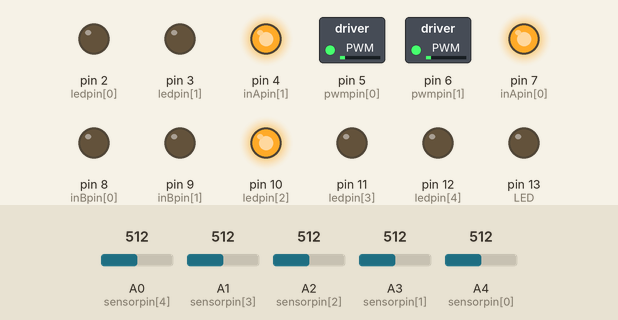
A sketch run on a simulated Arduino Leonardo, built for the host (arithmetic inside an expression is 32-bit, double 64-bit). Shown: switched loads named in the sketch (green lamp = pin HIGH), output pins drawn as LEDs (lit = HIGH). Inputs (shaded band) come from the test bench; at power-on: A1 (sensorpin[3]) = 512, A2 (sensorpin[2]) = 512, A3 (sensorpin[1]) = 512, A0 (sensorpin[4]) = 512, A4 (sensorpin[0]) = 512. What the sketch prints to the serial monitor is not drawn.

Above: at 6.2 s.
6.3 s: A1 (sensorpin[3]) set to 716
At 7.5 s:
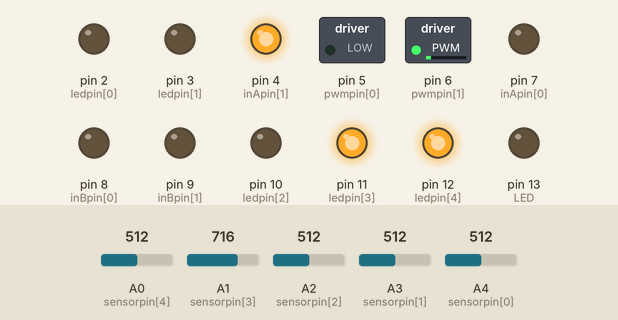
7.8 s: A2 (sensorpin[2]) set to 706
9.3 s: A2 (sensorpin[2]) set to 733
At 10.0 s:
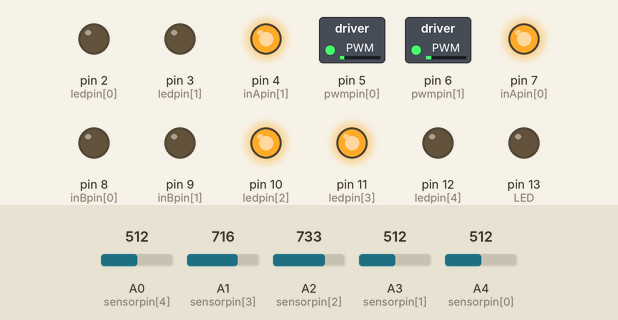
10.8 s: A3 (sensorpin[1]) set to 992
At 11.1 s:
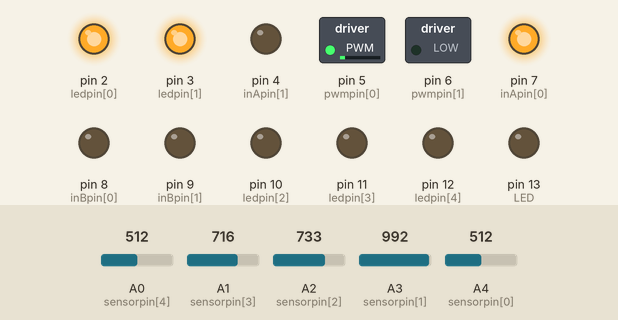
12.3 s: A1 (sensorpin[3]) set to 992
At 13.4 s:
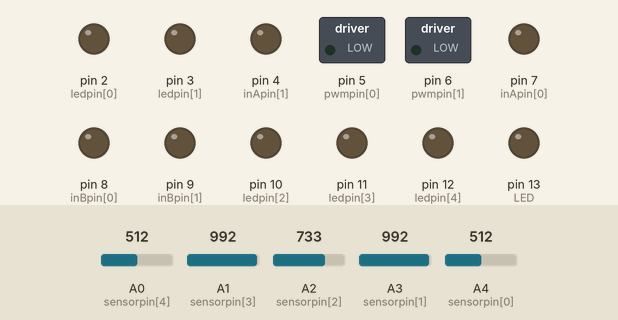
13.8 s: A1 (sensorpin[3]) set to 306
At 14.5 s:
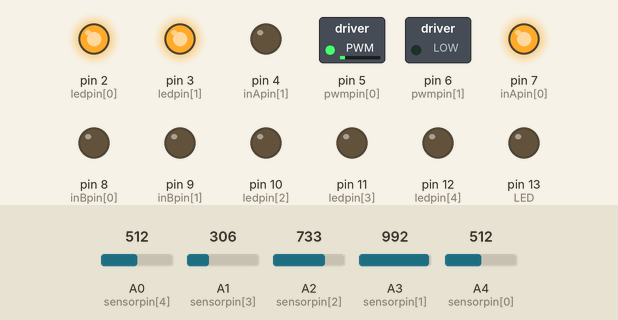
Timing chart, 0 to 16.3 s (numbered marks = the images above; inputs shaded):
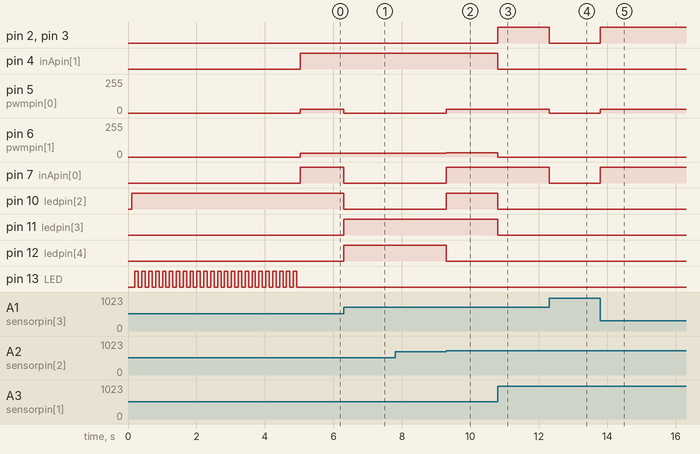

The sketch:

robot_utf8.ino
```cpp
/*
CODEPAGE WIN-1251
Робот, движущийся по линии
Arduino MEGA2560-UNO & MotorMonster shield
(c) sslobodyan@ya.ru for Mihaletto
2017
*/

#define VERSION 0.19
//#define TEST_DRIVE  // раскомментировать эту строку для включения тестдрайва
//#define DEBUG_DELTA // раскомментировать эту строку для отладки подруливания на прямой

#define SERIAL_DEBUG	// закоментировать для отключения вывода в сериал отладочной информации

// здесь менять (оставить либо закомментить) пока не будет правильно отрабатывать тестдрайв
#define LEVO_PRAVO // расположение моторов
#define VPERED_NAZAD // направление вращения моторов

#if defined(SERIAL_DEBUG) // включить вывод отладки в нужный сериал
	#if defined(__AVR_ATmega1280__) || defined(__AVR_ATmega2560__)
		#define  DPRINT(...) Serial1.print(__VA_ARGS__)  // на какой порт пойдет отладка команд для MEGA2560
		#define  DPRINTLN(...) Serial1.println(__VA_ARGS__)
		#define  DBEGIN(...) Serial1.begin(__VA_ARGS__)
	#else
		#define  DPRINT(...) Serial.print(__VA_ARGS__)  // на какой порт пойдет отладка команд для UNO
		#define  DPRINTLN(...) Serial.println(__VA_ARGS__)
		#define  DBEGIN(...) Serial.begin(__VA_ARGS__)
	#endif
#else // Отключаем вывод не нужной отладки в сериал
	#define  DPRINT(...) //
	#define  DPRINTLN(...) //
	#define  DBEGIN(...) //
#endif

#define LED 13

#define SPEED 30 // скорость движения от 1 до 255, 0-всегда стоим
#define PERCENT_SPEED 12 // на сколько максимально процентов ускорять/подтормаживать колесо при движении вперед для подруливания
#define KOEF_DELTA 0.1f // надо подобрать по факту
#define TIME_CROSS_LED 500 // милисекунд горения светодиода найденного перекрестка
#define START_TIME 50 // 5 секунд (по 0.1сек) на установку робота на линию после включения

/* режимы движения робота */
#define FORWARD 0
#define TURN_LEFT 1
#define TURN_RIGHT 2
#define STOP 3
#define Backward 4

#define BRAKEVCC 0
#define CW   1
#define CCW  2
#define BRAKEGND 3

#ifdef LEVO_PRAVO
	#define LEFT 1 // левый мотор
	#define RIGHT 0 // правый мотор
#else
	#define LEFT 0 // левый мотор
	#define RIGHT 1 // правый мотор
#endif

#define WHITE 0 // белое поле
#define BLACK 1 // черная линия

/* Определение подключения пинов моторшилда: сначала ЛЕВЫЙ, затем ПРАВЫЙ мотор */
int inApin[2] = {7, 4}; // INA: по часовой
int inBpin[2] = {8, 9}; // INB: против часовой
int pwmpin[2] = {5, 6}; // PWM: скорость

String line_state;
int Delta=0; // дифференциал скоростей колес. <0 доворот влево, >0 доворот вправо, 0=скорости одинаковые

#define SENSOR_CNT 5
#define CENTER 2 // центральный сенсор

int sensorpin[SENSOR_CNT] = {A4, A3, A2, A1, A0}; // датчики линии СЛЕВА НАПРАВО если смотреть на робота СВЕРХУ
int ledpin[SENSOR_CNT] = {2,3,10,11,12}; // светодиоды аналогично датчикам (0-А4, 1-А3 и т.д.)

bool sensor[5]; // логические уровни с датчиков
int analog[5]; // аналоговые уровни с датчиков

byte state; // текущий режим движения
byte test_mode;

int cross_cnt=0; // счетчик перекрестков
uint32_t time_cross=0; // время горения светодиода наличия перекрестка и "слепое время"
bool cross=false; // наехали на перекресток - центр на полосе и крайние боковые не менее 0.9 от центра

/* Прототипы функций */
void motorStop();
void motorLeft();
void motorRight();
void motorBackward();
void motorFORWARD();
void motor(uint8_t mtr, uint8_t mode, uint8_t spd);
void get_sensors();
void autopilote();
void show_state();
void test_on_cross();
void setPwmFrequency(int pin, int divisor);

///////////////////////////////////////////////////////////////////////

void setup()
{
    DBEGIN(115200);

#if defined(__AVR_ATmega1280__) || defined(__AVR_ATmega2560__)
    DPRINT("Robot MEGA2560  Version ");  DPRINTLN(VERSION);
#else
    DPRINT("Robot UNO  Version ");  DPRINTLN(VERSION);
#endif

  pinMode(LED, OUTPUT);
  digitalWrite(LED, LOW);

  // все управляющие на вывод
  for (int i=0; i<2; i++)
  {
    pinMode(inApin[i], OUTPUT);
    pinMode(inBpin[i], OUTPUT);
    pinMode(pwmpin[i], OUTPUT);
  }

  // все светодиоды на вывод и погасить
  for (int i=0; i<SENSOR_CNT; i++)
  {
    pinMode(ledpin[i], OUTPUT);
		digitalWrite(ledpin[i], WHITE);
		sensor[i] = WHITE;
  }

	// установим частоту ШИМ для выводов управления скоростью
	setPwmFrequency(pwmpin[0], 8);  // 16000000 / 256 / 2 / 8 = 3,9KHz
	setPwmFrequency(pwmpin[1], 8);  // стандартно стоит делитель 64 -> 490 Гц

  motorStop();
	show_state();

	DPRINT("Waiting ");
	for (byte i=0; i<START_TIME; i++) {
		delay(100);
	  DPRINT(".");
		get_sensors(); // показываем как датчики видят линию
		digitalWrite( LED, i%2 );
	}
	DPRINTLN(" Let's GO !!!");
	digitalWrite( LED, LOW );

}

void motorStop()
/*
  Остановка с блокированием к земле
*/
{
  motor(LEFT, BRAKEGND, 0);
  motor(RIGHT, BRAKEGND, 0);
  state = STOP;
	Delta = 0;
}

void motorFORWARD()
/*
  Двигаемся вперед
*/
{
  motor(LEFT, CW, SPEED+Delta);
  motor(RIGHT, CW, SPEED-Delta);
  state = FORWARD;
}

void motorBackward()
/*
  Двигаемся назад
*/
{
  motor(LEFT, CCW, SPEED);
  motor(RIGHT, CCW, SPEED);
  state = Backward;
	Delta = 0;
}

void motorLeft()
/*
  Поворачиваем влево
*/
{
  motor(LEFT, BRAKEGND, 0);
  motor(RIGHT, CW, SPEED);
  state = TURN_LEFT;
	Delta = 0;
}

void motorRight()
/*
  Поворачиваем направо
*/
{
  motor(LEFT, CW, SPEED);
  motor(RIGHT, BRAKEGND, 0);
  state = TURN_RIGHT;
	Delta = 0;
}


void motor(uint8_t mtr, uint8_t mode, uint8_t spd)
/* Управление отдельным мотором
 mtr: номер мотора
 mode: режим работы мотора
     BRAKEVCC:  стоп к питанию
     CW:        по часовой
     CCW:       против часовой
     BRAKEGND:  стоп к земле
 spd: скорость 0-255
*/
{
  if (mtr <= 1) {
    switch (mode) {
      case BRAKEVCC:
            digitalWrite(inApin[mtr], HIGH);
            digitalWrite(inBpin[mtr], HIGH);
            break;
      case CW:
						#ifdef VPERED_NAZAD
							digitalWrite(inApin[mtr], HIGH);
							digitalWrite(inBpin[mtr], LOW);
						#else
							digitalWrite(inApin[mtr], LOW);
							digitalWrite(inBpin[mtr], HIGH);
						#endif
            break;
      case CCW:
						#ifdef VPERED_NAZAD
							digitalWrite(inApin[mtr], LOW);
							digitalWrite(inBpin[mtr], HIGH);
						#else
							digitalWrite(inApin[mtr], HIGH);
							digitalWrite(inBpin[mtr], LOW);
						#endif
            break;
      case BRAKEGND:
            digitalWrite(inApin[mtr], LOW);
            digitalWrite(inBpin[mtr], LOW);
            break;
      default: ;
    }
  }
  analogWrite(pwmpin[mtr], spd);
}

void setPwmFrequency(int pin, int divisor) {
/* устанавливаем частоту ШИМ на нужном пине, указывая делитель 1,8,64,256,1024 */
  byte mode;
  if(pin == 5 || pin == 6 || pin == 9 || pin == 10) {
    switch(divisor) {
      case 1: mode = 0x01; break;
      case 8: mode = 0x02; break;
      case 64: mode = 0x03; break;
      case 256: mode = 0x04; break;
      case 1024: mode = 0x05; break;
      default: return;
    }
#if defined(__AVR_ATmega1280__) || defined(__AVR_ATmega2560__)
		switch (pin) {
			case 5: TCCR3B = TCCR3B & 0b11111000 | mode; break;
			case 6: TCCR4B = TCCR4B & 0b11111000 | mode; break;
			case 9: ;
			case 10: TCCR2B = TCCR2B & 0b11111000 | mode; break;
		}
#else
    if(pin == 5 || pin == 6) {
      TCCR0B = TCCR0B & 0b11111000 | mode;
    } else {
      TCCR1B = TCCR1B & 0b11111000 | mode;
    }
#endif
  } else if(pin == 3 || pin == 11) {
    switch(divisor) {
      case 1: mode = 0x01; break;
      case 8: mode = 0x02; break;
      case 32: mode = 0x03; break;
      case 64: mode = 0x04; break;
      case 128: mode = 0x05; break;
      case 256: mode = 0x06; break;
      case 1024: mode = 0x07; break;
      default: return;
    }
#if defined(__AVR_ATmega1280__) || defined(__AVR_ATmega2560__)
		switch (pin) {
			case 3: TCCR3B = TCCR3B & 0b11111000 | mode; break;
			case 11: TCCR1B = TCCR1B & 0b11111000 | mode; break;
		}
#else
		TCCR2B = TCCR2B & 0b11111000 | mode;
#endif
  }
}

void get_sensors()
/* что под датчиком - поле либо полоса */
{
  for (byte i=0; i<SENSOR_CNT; i++) {
    analog[i] = analogRead( sensorpin[i] );
		sensor[i] = WHITE; // выключаем все светодиоды
  }

	if ( (analog[CENTER] >= analog[CENTER-1]) && (analog[CENTER] >= analog[CENTER+1]) ) {
		// центральный видит темнее полосу чем первые боковые - идем по линии
		sensor[CENTER] = BLACK;
		test_on_cross();
	} else  { // линия резко свернула (центр увидел белое поле) - поворот показываем самыми крайними
		if ( analog[CENTER-1] > analog[CENTER+1] ) {
			// первый левый видит темнее полосу чем первый правый - отклонились влево
			sensor[CENTER-2] = BLACK;
		}
		if ( analog[CENTER-1] < analog[CENTER+1] ) {
			sensor[CENTER+2] = BLACK;
		}
	}

	if ( analog[CENTER-1] > analog[CENTER+1] ) {
		// первый левый видит темнее полосу чем первый правый - отклонились влево
		sensor[CENTER-1] = BLACK;
	}
	if ( analog[CENTER-1] < analog[CENTER+1] ) {
		// первый правый видит темнее полосу чем первый левый - отклонились вправо
		sensor[CENTER+1] = BLACK;
	}

  for (byte i=0; i<SENSOR_CNT; i++) {
		digitalWrite (ledpin[i], sensor[i]); // индицируем уровень с сенсора (светит - черная линия)
	}
}

void test_drive()
/* тест движения */
{
	delay(1000);
	test_mode = 1; // принудительно делаем правый поворот (вращается левое колесо, правое стоит)
	switch (test_mode) {
		case 0: motorFORWARD(); break;
		case 1: motorRight(); break;
		case 2: motorLeft(); break;
		case 3: motorStop(); break;
		case 4: motorBackward(); break;
	}
	if (test_mode) test_mode-=1;
	else test_mode=4;
}

void autopilote()
/* автопилот движения по линии */
{
  if ( sensor[CENTER] == BLACK ) { // идем по полосе
		// определяем дифференциал скоростей так, чтобы 1 и 3 датчики отдавали одинаковое значение, то есть идем точно по центру
		int err = analog[CENTER-1] - analog[CENTER+1];
		const int max_delta_speed = (int) SPEED * PERCENT_SPEED / 100; // максимум процентов дифференциал
		float f = (float) KOEF_DELTA * abs(err);
		f = constrain( f, 0, max_delta_speed);
		if (err < 0) { // справа темнее
			Delta = f; // доворот вправо
		}
		else {
			Delta = -f; // доворот влево или прекратить
		}

#ifdef  DEBUG_DELTA
		  DPRINT("Delta=");   DPRINT(Delta);
		  DPRINT(" Left=");   DPRINT(SPEED+Delta);
		  DPRINT(" Right=");   DPRINTLN(SPEED-Delta);
#endif

    motorFORWARD(); // идем прямо
    line_state = "On line ";
  }
  else { // центральный датчик потерял полосу
    // проверяем правый борт
    for (byte i=CENTER+1; i<SENSOR_CNT; i++) {
      if ( sensor[i] == BLACK ) {
        motorRight(); // поворачиваем вправо
        line_state = "Line on right ";
        return ;
      }
    }
    // проверяем левый борт
    for (byte i=0; i<CENTER; i++) {
      if ( sensor[i] == BLACK ) {
        motorLeft(); // поворачиваем влево
        line_state = "Line on left ";
        return ;
      }
    }
    // ни один датчик не видит полосу
    motorStop();
    line_state = "Line loose! ";
  }
}

void show_state()
// отладка состояния сенсоров и направления движения
{
  DPRINT(" Sensors: ");
  for (byte i=0; i<SENSOR_CNT; i++) {
    DPRINT( analog[i] );
    if ( sensor[i] == WHITE ) {
      DPRINT( "(W)" );
    }
    else DPRINT( "(B)" );
    DPRINT(" \t");
  }
  DPRINT(" > "); DPRINT(line_state); DPRINT(" > ");

  switch (state) {
    case STOP:
          DPRINTLN("Stop");
          break;
    case FORWARD:
          DPRINTLN("VPERED");
          break;
    case TURN_LEFT:
          DPRINTLN("VLEVO");
          break;
    case TURN_RIGHT:
          DPRINTLN("VPRAVO");
          break;
    case Backward:
          DPRINTLN("NAZAD");
          break;
    default: ;
  }
}

void test_on_cross() {
// поиск перекрестка
	if ( time_cross ) return; // идет слепое время
	if ( (analog[CENTER-2] >= (float) 0.9*analog[CENTER]) && (analog[CENTER+2] >= (float) 0.9*analog[CENTER]) ) {
		if ( !cross ) { // еще не были на перекрестке
			cross = true;
			time_cross = millis() + TIME_CROSS_LED;
			digitalWrite( LED, HIGH );
 	    DPRINTLN("Cross start");
		}
	} else {
		if ( cross ) { // съезжаем с перекрестка
			cross = false;
			cross_cnt += 1;
			DPRINT("Cross finish"); DPRINT(" > CROSS_CNT="); DPRINTLN( cross_cnt );
		}
	}
}

////////////////////////////////////////////////////////////////////


void loop()
{

  get_sensors();
  byte old_state = state;

#ifdef TEST_DRIVE
  test_drive();
#else
  autopilote();
#endif

  if ( old_state != state ) {
    show_state();
  }

	if ( time_cross ) {
		if ( millis() > time_cross ) {
			time_cross = 0;
			digitalWrite ( LED, LOW );
		}
	}
}
```

Measured:
- the behaviour switches between 715 and 716 on A2 (sensorpin[2]) (found by bisection; images 1 and 2)
- after the input at 6.3 s, pin 5 (pwmpin[0]): 30/255 → 0/255 at once; pin 7 (inApin[0]), pin 10 (ledpin[2]): HIGH → LOW at once; pin 11 (ledpin[3]), pin 12 (ledpin[4]): LOW → HIGH at once
- after the input at 7.8 s, every drawn part: stays the same
- after the input at 9.3 s, pin 5 (pwmpin[0]): 0/255 → 27/255 at once; pin 6 (pwmpin[1]): 30/255 → 33/255 at once; pin 7 (inApin[0]), pin 10 (ledpin[2]): LOW → HIGH at once; pin 12 (ledpin[4]): HIGH → LOW at once
- after the input at 10.8 s, pin 2 (ledpin[0]), pin 3 (ledpin[1]): LOW → HIGH at once; pin 4 (inApin[1]), pin 10 (ledpin[2]), pin 11 (ledpin[3]): HIGH → LOW at once; pin 5 (pwmpin[0]): 27/255 → 30/255 at once; pin 6 (pwmpin[1]): 33/255 → 0/255 at once
- after the input at 12.3 s, pin 2 (ledpin[0]), pin 3 (ledpin[1]), pin 7 (inApin[0]): HIGH → LOW at once; pin 5 (pwmpin[0]): 30/255 → 0/255 at once
- after the input at 13.8 s, pin 2 (ledpin[0]), pin 3 (ledpin[1]), pin 7 (inApin[0]): LOW → HIGH at once; pin 5 (pwmpin[0]): 0/255 → 30/255 at once
